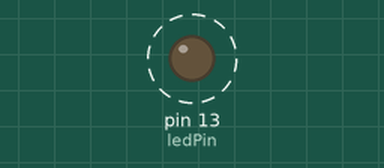
A sketch run on a simulated Arduino Uno, built with avr-gcc and run on an emulated ATmega328P. On the bench: output pins drawn as LEDs (lit = HIGH). Dashed ring = blinking.

Above: at 0.05 s.
Timing chart, 0 to 3.0 s (numbered marks = the images above):
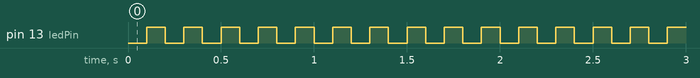

The sketch:

blink.ino
```cpp
int ledPin = 13;
int delayValue = 100;

void setup() {
  pinMode(ledPin, OUTPUT);

  digitalWrite(ledPin, LOW);
}

void loop() {
  delay(delayValue);

  digitalWrite(ledPin, HIGH);

  delay(delayValue);

  digitalWrite(ledPin, LOW);
}
```

Measured:
- by itself, pin 13 (ledPin): alternates HIGH for 0.10 s and LOW for 0.10 s
